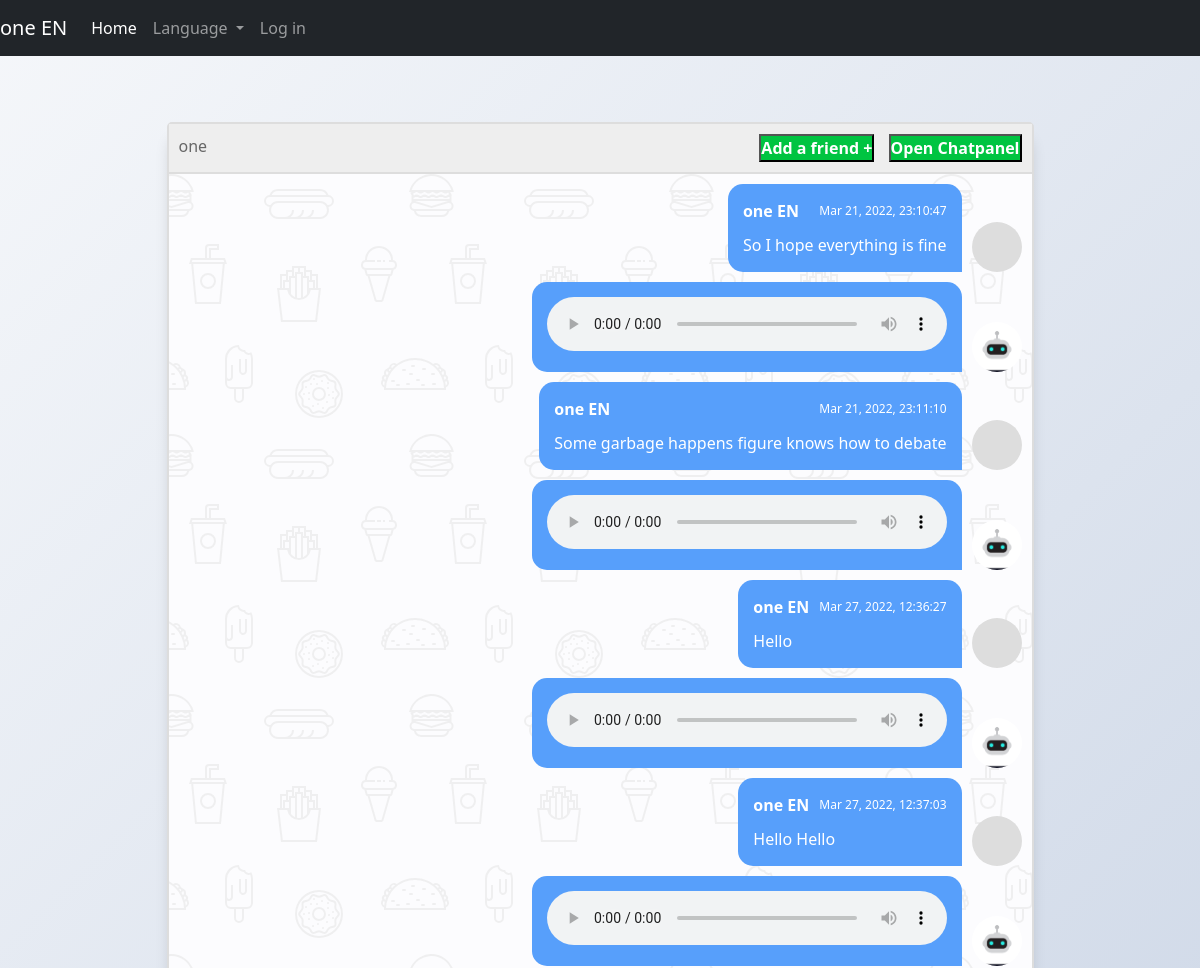
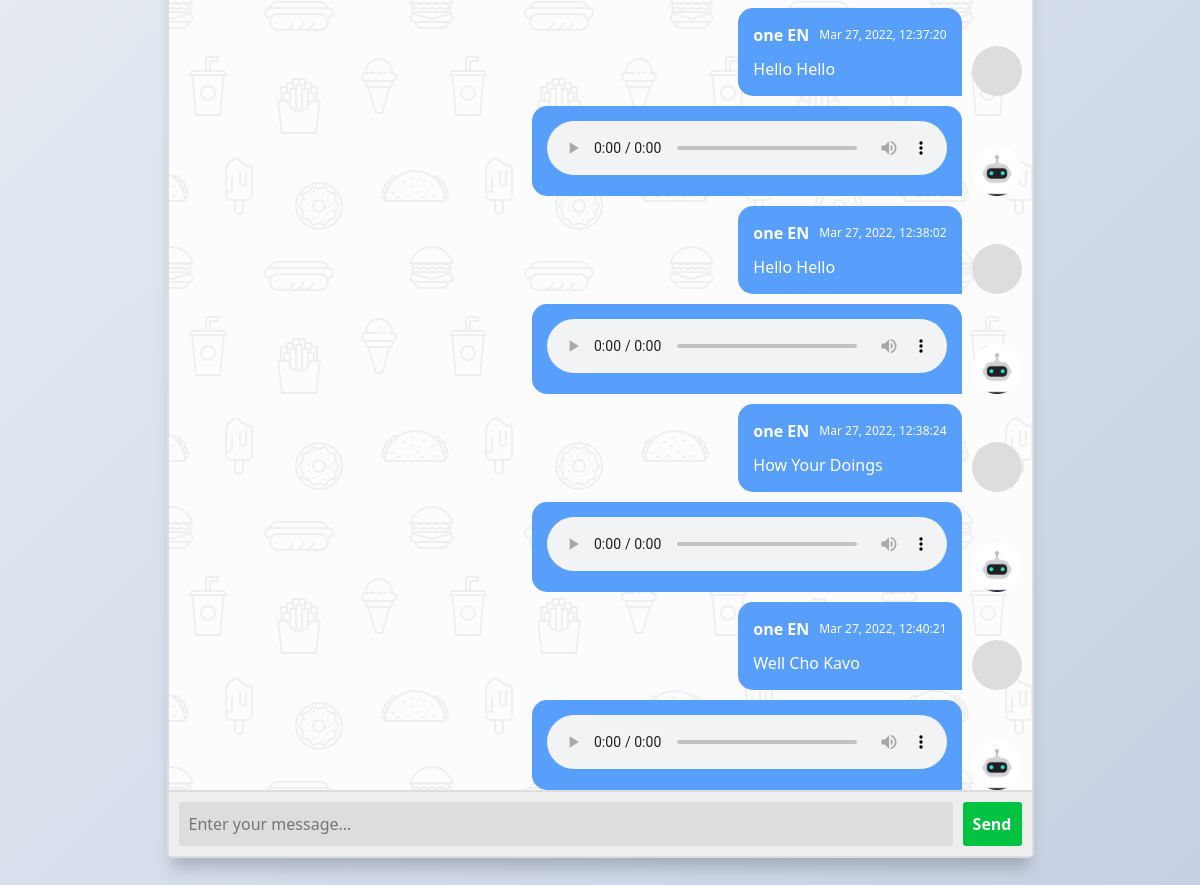
Page /chat/2 (signed in) on the committed database (2 pictures, top to bottom).
### app.py (models this page shows, shortened)
class Chat(db.Model):
    __tablename__ = 'chat'
    id = db.Column(db.Integer, primary_key=True)
    chatname = db.Column(db.String(30), nullable=False)

class User(db.Model, UserMixin):
    __tablename__ = 'user'
    id = db.Column(db.Integer, primary_key=True)
    email = db.Column(db.String(30), nullable=False, unique=True)
    username = db.Column(db.String(30), nullable=False)
    password = db.Column(db.String(80), nullable=False)
    lang = db.Column(db.Integer, nullable=False)

class Messages(db.Model):
    id = db.Column(db.Integer, primary_key=True)
    id_sender = db.Column(db.Integer, ForeignKey('user.id'))
    id_chat = db.Column(db.Integer, ForeignKey('chat.id'))
    message_en = db.Column(db.Text, nullable=False)
    message_ru = db.Column(db.Text, nullable=False)
    date = db.Column(db.DateTime, default=datetime.utcnow())

### app.py (the view, shortened to what this page needs)
@login_required
@app.route('/chat/<id>', methods=['GET'])
def chat(id):
    print(id)
    if current_user.is_authenticated:
        if ChatToUser.query.filter_by(id_user=current_user.id, id_chat=int(id)).first():
            print('Ok')
        else:
            print('Denied')
            return redirect(url_for('index'))
        chatName = 'SimpleChat'
        chats = ChatToUser.query.filter_by(id_user=current_user.id).all()
        for i in range(len(chats)):
            chats[i] = Chat.query.filter_by(id=chats[i].id_chat).first()
            if (int(id) == int(chats[i].id)):
                chatName = chats[i].chatname
        msgs = Messages.query.filter_by(id_chat=int(id)).all()
        for i in range(len(msgs)):
            msgs[i] = [msgs[i].id_sender, User.query.filter_by(id=msgs[i].id_sender).first().username,
                       {'EN': msgs[i].message_en, 'RU': msgs[i].message_ru}, msgs[i].date.strftime("%b %d, %Y, %X"),
                       'RU' if User.query.filter_by(id=msgs[i].id_sender).first().lang == 1 else 'EN']
            if current_user.lang == 1:
                temp = msgs[i][2]['RU'].replace('?', '&quest')
                temp = temp.replace(' ', '%20')
                msgs[i].append(f'{path}synthesize/{temp}?src_lang=ru')
            else:
                temp = msgs[i][2]['EN'].replace('?', '&quest')
                temp = temp.replace(' ', '%20')
                msgs[i].append(f'{path}synthesize/{temp}?src_lang=en')
        return render_template("chatPage.html", name=current_user.username + ' ' + ('EN' if current_user.lang == 0 else 'RU'),
                               chats=chats, chatId=id, chatName = chatName,msgs=msgs, my_link="{path}dummy_audio")
    else:
        return redirect(url_for("index"))

### app.py (called while the page is built)
@login_manager.user_loader
def load_user(user_id):
    return User.query.get(int(user_id))

### templates/chatPage.html (shortened to what this page needs)
<!doctype html>
<html lang="ru">
<head>
  <link rel="stylesheet" href="{{ url_for('static', filename='css/friendlist.css') }}">
  <link rel="stylesheet" href="{{ url_for('static', filename='css/main.css') }}">
  <link rel="stylesheet" href="https://cdn.jsdelivr.net/npm/bootstrap@5.1.3/dist/css/bootstrap.min.css">
</head>
<body>
<nav class="navbar navbar-expand-lg navbar-dark fixed-top bg-dark">
    <a class="navbar-brand" id="name_of_person">  {{ name }}</a>
    <div class="collapse navbar-collapse" id="navbarSupportedContent">
      <ul class="navbar-nav mr-auto">
        <li class="nav-item active">
          <a class="nav-link active" aria-current="page" href="/home">Home</a>
        </li>
        <li class="nav-item dropdown">
        <a class="nav-link dropdown-toggle" href="#" id="navbarDropdown" role="button" data-toggle="dropdown" aria-haspopup="true" aria-expanded="false">
          Language
        </a>
        </li>
        <li class="nav-item">
          <a class="nav-link" href="/login">Log in</a>
        </li>
      </ul>
    </div>
</nav>
<section class="msger">
  <header class="msger-header">
    <div class="msger-header-title">
       {{chatName}}
    </div>
    <div class="msger-header-options">
      <button type="submit" onclick="window.location='/addToChat/{{chatId}}'" class="msger-send-btn"
              style="font-size: min(2vw, 16px)">Add a friend
        +</button>
      <button type="submit" id="button1" onclick="openNav()" class="msger-send-btn"
              style="font-size: min(2vw, 16px)">Open Chatpanel</button>
    </div>
  </header>
  <main class="msger-chat">
    {% for ms in msgs %}
      {% if ms[0]==current_user.id%}
        <div class="msg right-msg">
          <div
           class="msg-img"
           style="background-image: url(https://cdn.pixabay.com/photo/2015/10/05/22/37/blank-profile-picture-973460_1280.png)"
          ></div>
          <div class="msg-bubble">
            <div class="msg-info">
              <div class="msg-info-name">{{ms[1] + " " + ms[4]}}</div>
              <div class="msg-info-time">{{ms[3]}}</div>
            </div>
            <div class="msg-text">
              {{ms[2][ms[4]]}}
            </div>
          </div>
        </div>
        <div class="msg right-msg">
          <div
           class="msg-img"
           style=""
          ></div>
          <div class="msg-bubble">
            <div class="msg-text">
              <audio src={{ms[5]}} controls style="width: min(60vw,400px);">Audio tag not supported</audio>
            </div>
          </div>
        </div>
      {% endif %}
    {% endfor %}
  </main>
  <form class="msger-inputarea" id="form_send_msg" autocomplete="off" method="post" novalidate>
    <input type="text" name="msg" id="msg_id" class="msger-input" placeholder="Enter your message...">
    <button type="submit" id="send_msg" class="msger-send-btn">Send</button>
  </form>
</section>
</body>
</html>

### static/css/friendlist.css (style rules this page uses)
html, body { font-family: sans-serif; width: 100%; height: 100%; }

### static/css/main.css (style rules this page uses)
:root { --body-bg: linear-gradient(135deg, #f5f7fa 0%, #c3cfe2 100%); --msger-bg: #fff; --border: 2px solid #ddd; --left-msg-bg: #ececec; --right-msg-bg: #579ffb; }
*, *:before, *:after { margin: 0; padding: 0; box-sizing: inherit; }
body { display: flex; justify-content: center; align-items: center; height: 100vh; background-image: var(--body-bg); font-family: Helvetica, sans-serif; }
.msger { display: flex; flex-flow: column wrap; justify-content: space-between; width: 100%; max-width: 867px; margin: 25px 10px; height: calc(90% - 50px); border: var(--border); border-radius: 5px; background: var(--msger-bg); box-shadow: 0 15px 15px -5px rgba(0, 0, 0, 0.2); }
.msger-header { display: flex; justify-content: space-between; padding: 10px; border-bottom: var(--border); background: #eee; color: #666; }
.msger-chat { flex: 1; overflow-y: auto; padding: 10px; }
.msg { display: flex; align-items: flex-end; margin-bottom: 10px; }
.msg:last-of-type { margin: 0; }
.msg-img { width: 50px; height: 50px; margin-right: 10px; background: #ddd; background-repeat: no-repeat; background-position: center; background-size: cover; border-radius: 50%; }
.msg-bubble { max-width: min(70%,450px); padding: 15px; border-radius: 15px; background: var(--left-msg-bg); }
.msg-info { display: flex; justify-content: space-between; align-items: center; margin-bottom: 10px; }
.msg-info-name { margin-right: 10px; font-weight: bold; }
.msg-info-time { font-size: min(2vw, 12px); }
.right-msg { flex-direction: row-reverse; }
.right-msg .msg-bubble { background: var(--right-msg-bg); color: #fff; border-bottom-right-radius: 0; }
.right-msg .msg-img { margin: 0 0 0 10px; }
.msger-inputarea { display: flex; padding: 10px; border-top: var(--border); background: #eee; }
.msger-inputarea * { padding: 10px; border: none; border-radius: 3px; font-size: min(3vw, 16px); }
.msger-input { flex: 1; background: #ddd; }
.msger-send-btn { margin-left: 10px; background: rgb(0, 196, 65); color: #fff; font-weight: bold; cursor: pointer; transition: background 0.23s; }
.msger-chat { background-color: #fcfcfe; }

### rows in the picture
Chat: chatname "one"
User: username "one EN", ms "Mar 21, 2022, 23:10:47", message_en "So I hope everything is fine", ms "Mar 21, 2022, 23:11:10", message_en "Some garbage happens figure knows how to debate", ms "Mar 27, 2022, 12:36:27", message_en "Hello", ms "Mar 27, 2022, 12:37:03", message_en "Hello Hello", ms "Mar 27, 2022, 12:37:20", ms "Mar 27, 2022, 12:38:02", ms "Mar 27, 2022, 12:38:24", message_en "How Your Doings", ms "Mar 27, 2022, 12:40:21", message_en "Well Cho Kavo"

### other values in the picture
{{ name }} "one EN"
